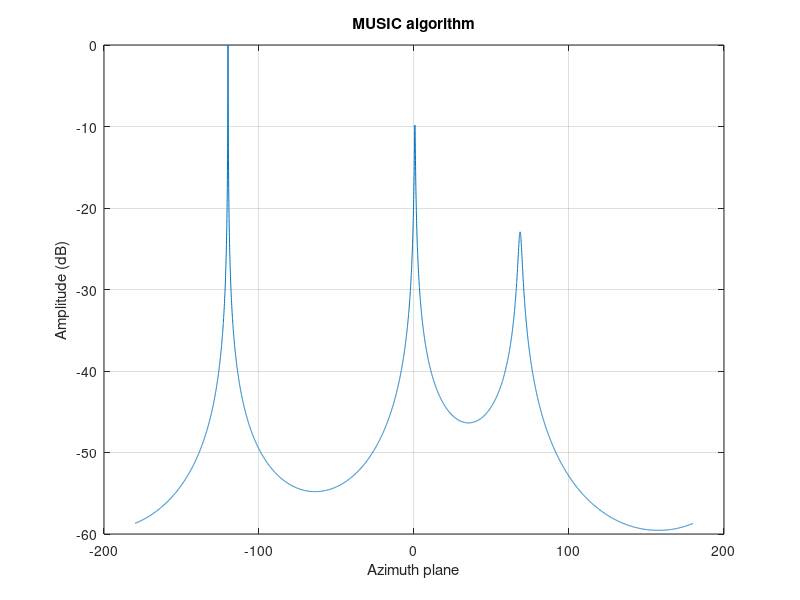

Here is the MATLAB script that generated this plot:
close all
clear
clc
%% (1) Initializing signal model, UCA configuration and simulation parameters
Fs = 48000; Ts = 1/Fs; % Sampling frequency (Hz), Sampling period (s)
ts = Ts:Ts:0.1; % Sampling time (s)
f1 = 1325; s_A = 1*sin(2*pi*f1*ts).'; % Signal A's frequency (Hz), Signal A's amplitude (mV)
f2 = 1350; s_B = 1*sin(2*pi*f2*ts).'; % Signal B's frequency (Hz), Signal B's amplitude (mV)
f3 = 1375; s_C = 1*sin(2*pi*f3*ts).'; % Signal C's frequency (Hz), Signal C's amplitude (mV)
Sn = length(ts); % Snapshots
SNR = 30; % Signal to noise ratio (SNR)
angles_A = -120*pi/180; % Signal A's DOA [azimuth]
angles_B = 0*pi/180; % Signal B's DOA [azimuth]
angles_C = 70*pi/180; % Signal C's DOA [azimuth]
c = 343; % Sound propagation's speed in the air 
lambda_max = c/min([f1 f2 f3]); % Lambda max
Ne = 16; % Number of elements
D = 3; % Number of signals
R = 0.045; % Array's radius
k = 2*pi/lambda_max; %  Array's angular coefficient
k1 = 2*pi/(c/f1); %  Signal A's angular coefficient
k2 = 2*pi/(c/f2); %  Signal B's angular coefficient
k3 = 2*pi/(c/f3); %  Signal C's angular coefficient
phi=-180:0.05:180;% Azimuth plane
for l = 1:Ne
    a_A(l)=exp(1j*k1*R*cos(angles_A-2*pi*((l-1)/Ne))); %Signal A's steering vector at array
    a_B(l)=exp(1j*k2*R*cos(angles_B-2*pi*((l-1)/Ne))); %Signal B's steering vector at array
    a_C(l)=exp(1j*k3*R*cos(angles_C-2*pi*((l-1)/Ne))); %Signal C's steering vector at array
end
for l = 1:Ne
    x_A(l,:)=a_A(l)*s_A; % Signal A at array
    x_B(l,:)=a_B(l)*s_B; % Signal B at array
    x_C(l,:)=a_C(l)*s_C; % Signal C at array
end
x = x_A+x_B+x_C; %x0=∑x0i (i=1,2,...,Ne)
x = awgn(x,SNR,'measured'); % Adding White Gaussian noise to signal
%% (2) Decompositing the covariance matrix
Rx = x*x'/Sn;  % Calculating the covariance matrix
[eigvec,eigval] = eig(Rx); % Decompositing the eigenvalues and the eigenvectors 
En = eigvec(:,1:Ne-D); % Constructing the noise subspace
%% (3) Using MUSIC estimation algorithm for estimating DOA of signal(s)
for pp = 1:length(phi)
    for l = 1:Ne
        a0(l,1) = exp(1j*k*R*cos(phi(pp)*pi/180-2*pi*((l-1)/Ne)));
    end
    Pmusic(1,pp) = abs(1/(a0'*En*(En')*a0)); 
end
%% (4) Estimating DOA of signal(s) by MUSIC
figure(1);
plot(phi,10*log10(Pmusic/max(Pmusic))); title('MUSIC algorithm');
xlabel('Azimuth plane'); ylabel('Amplitude (dB)'); grid on;
